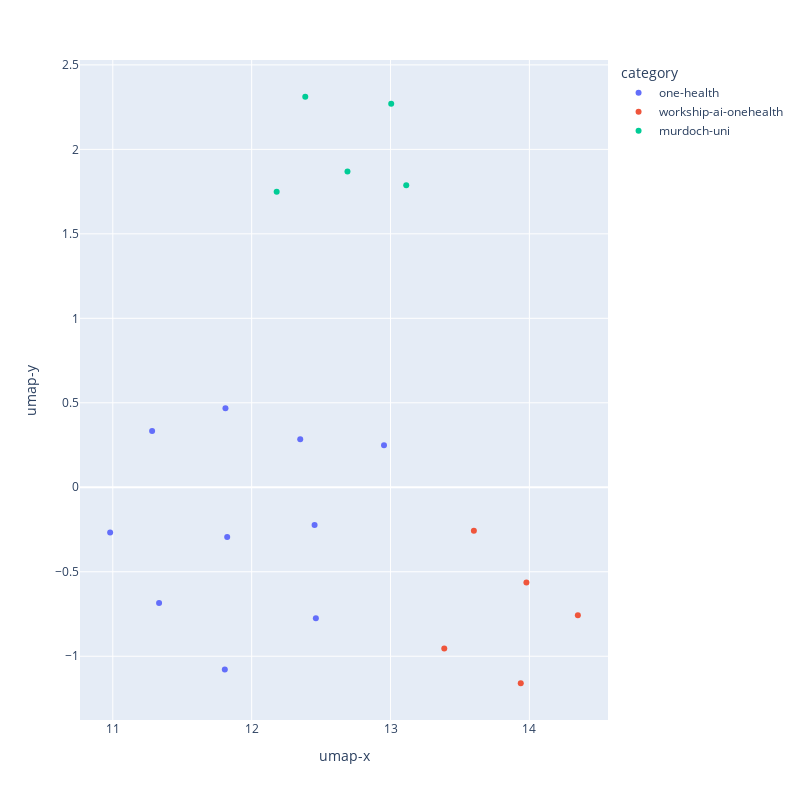

Notebook code cell kept with this figure:
### Code cell
import plotly.express as px

fig = px.scatter(df, x='umap-x', y='umap-y', custom_data=["sentence"], color="category", width=800, height=800)
fig.update_traces(
    hovertemplate="<br>".join([
        "ColX: %{x}",
        "ColY: %{y}",
        "Col1: %{customdata[0]}",
    ])
)

fig.show()

### Figure 1 — Plotly figure (JSON) as saved in the notebook; plotly's stock layout.template omitted (floating-point values rounded to 4 significant figures)
{"data": [{"customdata": [["One Health is an interdisciplinary approach that recognizes the interconnectedness of human, animal, and environmental health."], ["The One Health concept emphasizes the need for collaboration across sectors to address complex health challenges."], ["A One Health approach is essential for understanding and preventing emerging infectious diseases."], ["One Health research aims to improve the health and well-being of both people and animals."], ["One Health initiatives promote a holistic and integrated approach to health and disease."], ["One Health is a global initiative that aims to improve public health and environmental sustainability."], ["The One Health framework emphasizes the importance of collaboration, communication, and coordination across different fields."], ["One Health research has contributed to our understanding of zoonotic diseases such as Ebola and COVID-19."], ["One Health approaches can help us address complex health challenges such as antimicrobial resistance."], ["One Health recognizes the interconnectedness of human, animal, and environmental health and aims to promote the health and well-being of all three."]], "hovertemplate": "ColX: %{x}<br>ColY: %{y}<br>Col1: %{customdata[0]}", "legendgroup": "one-health", "marker": {"color": "#636efa", "symbol": "circle"}, "mode": "markers", "name": "one-health", "orientation": "v", "showlegend": true, "type": "scatter", "x": [12.35, 11.28, 10.98, 12.46, 11.81, 11.81, 12.95, 11.82, 11.33, 12.45], "xaxis": "x", "y": [0.284, 0.3332, -0.2672, -0.7746, -1.078, 0.4683, 0.2493, -0.2937, -0.6852, -0.2231], "yaxis": "y"}, {"customdata": [["The workshop on AI and One Health brought together experts from diverse fields to explore new opportunities for collaboration."], ["The AI and One Health workshop focused on using advanced technologies to improve public health outcomes."], ["The workshop on AI and One Health provided a platform for discussing the ethical and social implications of using AI in healthcare."], ["The AI and One Health workshop explored new ways to use data and analytics to improve health outcomes for both people and animals."], ["The workshop on AI and One Health highlighted the importance of interdisciplinary collaboration in addressing complex health challenges."]], "hovertemplate": "ColX: %{x}<br>ColY: %{y}<br>Col1: %{customdata[0]}", "legendgroup": "workship-ai-onehealth", "marker": {"color": "#EF553B", "symbol": "circle"}, "mode": "markers", "name": "workship-ai-onehealth", "orientation": "v", "showlegend": true, "type": "scatter", "x": [13.94, 13.98, 14.35, 13.39, 13.6], "xaxis": "x", "y": [-1.16, -0.5635, -0.7568, -0.9547, -0.2579], "yaxis": "y"}, {"customdata": [["Murdoch University is a public research university located in Perth, Western Australia."], ["The campus of Murdoch University is situated on a large nature reserve, providing a unique and tranquil environment for learning and research."], ["Murdoch University is known for its strong programs in veterinary science and animal health."], ["The School of Health Sciences at Murdoch University offers a range of programs in nursing, psychology, and public health."], ["Murdoch University has a strong commitment to sustainability and environmental stewardship, reflected in its research and operations."]], "hovertemplate": "ColX: %{x}<br>ColY: %{y}<br>Col1: %{customdata[0]}", "legendgroup": "murdoch-uni", "marker": {"color": "#00cc96", "symbol": "circle"}, "mode": "markers", "name": "murdoch-uni", "orientation": "v", "showlegend": true, "type": "scatter", "x": [13.11, 13.0, 12.39, 12.18, 12.69], "xaxis": "x", "y": [1.787, 2.27, 2.311, 1.749, 1.869], "yaxis": "y"}], "layout": {"height": 800, "legend": {"title": {"text": "category"}, "tracegroupgap": 0}, "margin": {"t": 60}, "width": 800, "xaxis": {"anchor": "y", "domain": [0, 1], "title": {"text": "umap-x"}}, "yaxis": {"anchor": "x", "domain": [0, 1], "title": {"text": "umap-y"}}}}
